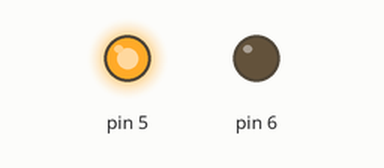
A sketch run on a simulated Arduino Uno, built with avr-gcc and run on an emulated ATmega328P. On the bench: output pins drawn as LEDs (lit = HIGH).

Above: at 1.0 s.
At 3.0 s:
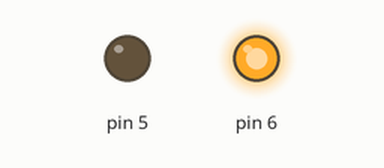
At 5.0 s:
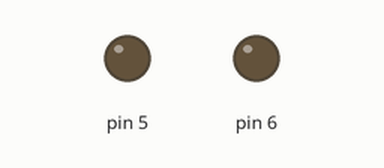
Timing chart, 0 to 7.8 s (numbered marks = the images above):
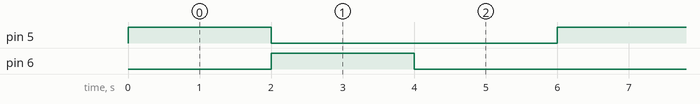

Measured:
- by itself, pin 5, pin 6: alternates HIGH for 2.0 s and LOW for 4.0 s
- by itself, everything shown: repeats every 6.0 s, in 3 steps

The sketch:

sketch_dec21a.ino
```cpp
void setup() {
  for(int pin=5; pin<=6; pin++)
  {
    pinMode(pin,OUTPUT);
  }
}

void loop() {
  digitalWrite(5,HIGH);
  digitalWrite(6, LOW);
  digitalWrite(7,LOW);
  delay(2000);
  digitalWrite(5,LOW);
  digitalWrite(6, HIGH);
  digitalWrite(7,LOW);
  delay(2000);

  digitalWrite(5,LOW);
  digitalWrite(6, LOW);
  digitalWrite(7,HIGH);
  delay(2000);


}
```
